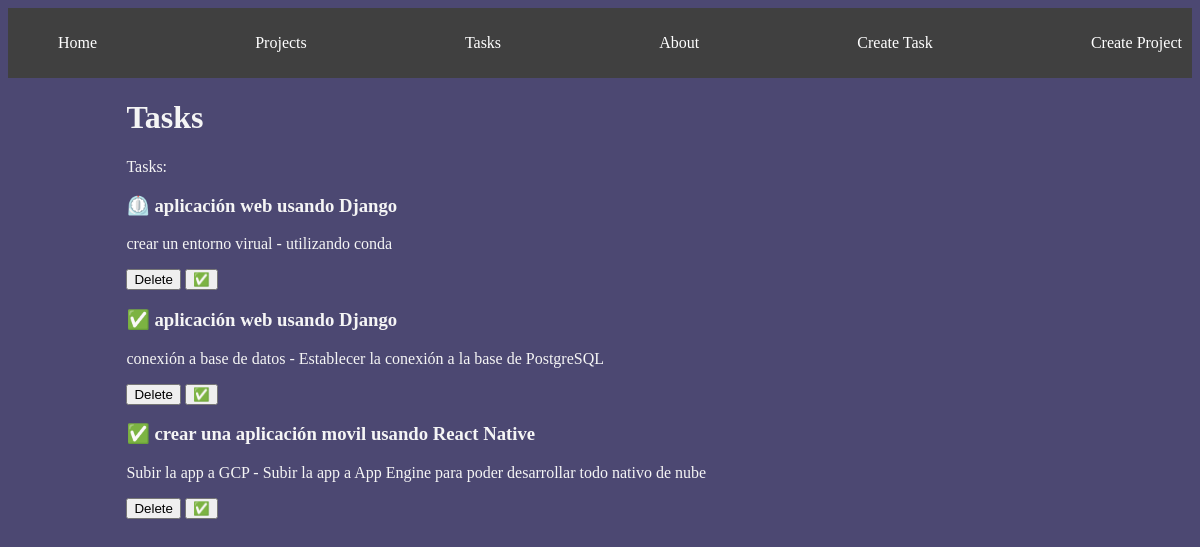
The page /tasks/ on the database as committed earlier.
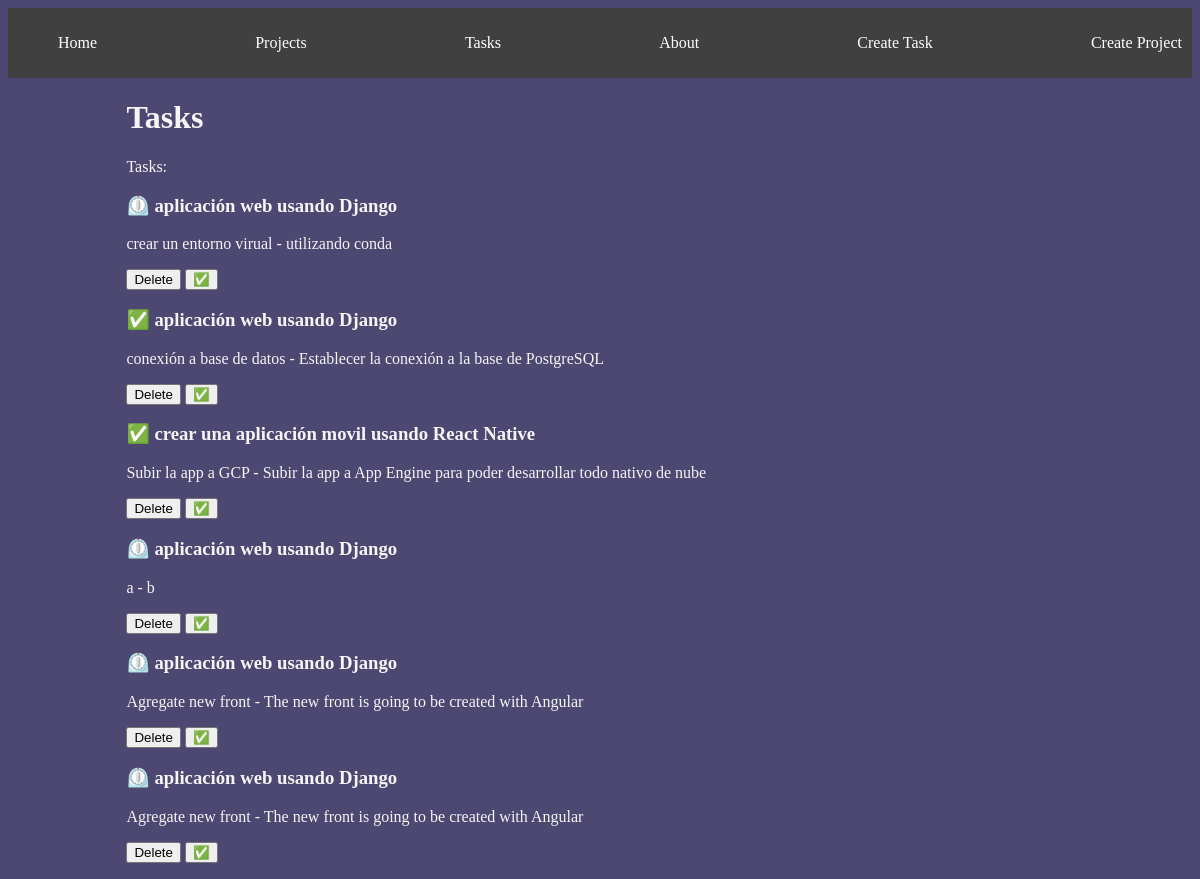
The same page on the database as committed later.
### myapp/models.py (models this page shows, shortened)
class Task(models.Model):
    title = models.CharField(max_length=200)
    description = models.TextField()
    project = models.ForeignKey(Project, on_delete=models.CASCADE)
    done = models.BooleanField(default=False)

class Project(models.Model):  # This class is like a table in a database
    name = models.CharField(max_length=200)

### myapp/views.py (the view)
# urls.py: path('tasks/', views.tasks, name="tasks"),
def tasks(request):
    tasks = Task.objects.all()
    return render(request, 'tasks/tasks.html', {
        'tasks': tasks
    })

### myapp/templates/tasks/tasks.html (shortened to what this page needs)
<!DOCTYPE html>
<html lang="en">
<head>
</head>
<body>
    {% extends 'layouts/base.html' %}
    {% block content %}
    <h1>Tasks</h1>
    <p>Tasks:
        {% for task in tasks %}
    <div>
        <h3>
            {% if task.done == False%}
            ⏲️
            {% else %}
            ✅
            {% endif %}
            {{ task.project.name }}
        </h3>
        <p>{{ task.title }} - {{ task.description }}</p>
        <button>Delete</button>
        <button>✅</button>
    </div>
    {% endfor %}
    </p>
    {% endblock %}

### myapp/templates/layouts/base.html (shortened to what this page needs)
{% load static %}
<!DOCTYPE html>
<html lang="en">
<head>
    <link rel="stylesheet" href="{% static 'styles/main.css' %}">
</head>
<body>
    <nav class="navbar">
        <ul>
            <li>
                <a href="{% url 'index' %}">Home</a>
            </li>
            <li>
                <a href="{% url 'projects' %}">Projects</a>
            </li>
            <li>
                <a href="{% url 'tasks' %}">Tasks</a>
            </li>
            <li>
                <a href="{% url 'about' %}">About</a>
            </li>
            <li>
                <a href="{% url 'create_task' %}">Create Task</a>
            </li>
            <li>
                <a href="/create_project">Create Project</a>
            </li>
        </ul>
    </nav>
    <main class="container">
        {% block content %}
        {% endblock %}
    </main>
</body>
</html>

### myapp/static/styles/main.css (style rules this page uses)
body { background: #4c4872; color: whitesmoke; }
.navbar { background: #404040; padding: 10px 10px; }
.navbar ul { display: flex; justify-content: space-between; }
.navbar ul li { list-style: none; }
.navbar ul li a { color: white; text-decoration: none; }
.container { max-width: 80%; margin: auto; }

Rows that differ between the two databases and show on the page:
added Task: project.name "aplicación web usando Django", title "a", description "b"
added Task: project.name "aplicación web usando Django", title "Agregate new front", description "The new front is going to be created with Angular"
added Task: project.name "aplicación web usando Django", title "Agregate new front", description "The new front is going to be created with Angular"
